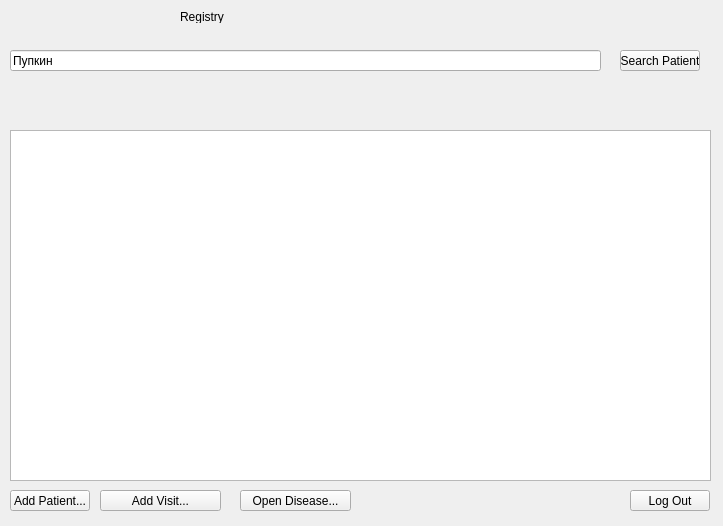
<?xml version="1.0" encoding="UTF-8"?>
<ui version="4.0">
 <class>RegistryForm</class>
 <widget class="QWidget" name="RegistryForm">
  <property name="geometry">
   <rect>
    <x>0</x>
    <y>0</y>
    <width>723</width>
    <height>526</height>
   </rect>
  </property>
  <property name="windowTitle">
   <string>Form</string>
  </property>
  <widget class="QLabel" name="label">
   <property name="geometry">
    <rect>
     <x>180</x>
     <y>10</y>
     <width>47</width>
     <height>13</height>
    </rect>
   </property>
   <property name="text">
    <string>Registry</string>
   </property>
  </widget>
  <widget class="QTableView" name="tableView">
   <property name="geometry">
    <rect>
     <x>10</x>
     <y>130</y>
     <width>701</width>
     <height>351</height>
    </rect>
   </property>
  </widget>
  <widget class="QLineEdit" name="searchPatientLineEdit">
   <property name="geometry">
    <rect>
     <x>10</x>
     <y>50</y>
     <width>591</width>
     <height>21</height>
    </rect>
   </property>
   <property name="text">
    <string>Пупкин</string>
   </property>
  </widget>
  <widget class="QPushButton" name="pushButton">
   <property name="geometry">
    <rect>
     <x>620</x>
     <y>50</y>
     <width>80</width>
     <height>21</height>
    </rect>
   </property>
   <property name="text">
    <string>Search Patient</string>
   </property>
  </widget>
  <widget class="QPushButton" name="pushButton_2">
   <property name="geometry">
    <rect>
     <x>10</x>
     <y>490</y>
     <width>80</width>
     <height>21</height>
    </rect>
   </property>
   <property name="text">
    <string>Add Patient...</string>
   </property>
  </widget>
  <widget class="QPushButton" name="pushButton_3">
   <property name="geometry">
    <rect>
     <x>630</x>
     <y>490</y>
     <width>80</width>
     <height>21</height>
    </rect>
   </property>
   <property name="text">
    <string>Log Out</string>
   </property>
  </widget>
  <widget class="QPushButton" name="pushButton_4">
   <property name="geometry">
    <rect>
     <x>100</x>
     <y>490</y>
     <width>121</width>
     <height>21</height>
    </rect>
   </property>
   <property name="text">
    <string>Add Visit...</string>
   </property>
  </widget>
  <widget class="QPushButton" name="pushButton_5">
   <property name="geometry">
    <rect>
     <x>240</x>
     <y>490</y>
     <width>111</width>
     <height>21</height>
    </rect>
   </property>
   <property name="text">
    <string>Open Disease...</string>
   </property>
  </widget>
 </widget>
 <resources/>
 <connections/>
</ui>
